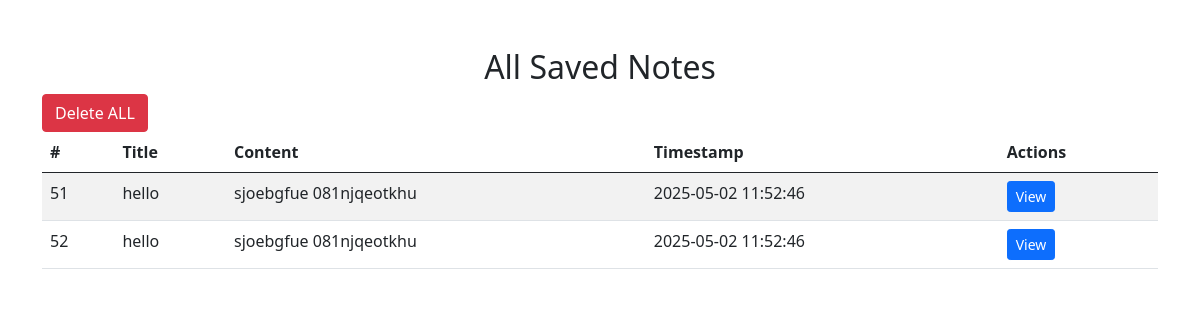
/note, run on the app's committed database.
### tables this page shows
CREATE TABLE notes (
            id INTEGER PRIMARY KEY AUTOINCREMENT, 
            title TEXT, 
            content TEXT, 
            time TIMESTAMP DEFAULT CURRENT_TIMESTAMP
        );

### app.py (the view)
@app.route('/note')
def allnotes():
    conn = sqlite3.connect('notes.db')
    c = conn.cursor()
    c.execute("SELECT * FROM notes")
    note = c.fetchall()
    conn.close()
    if note:
        return render_template('viewnotes.html', notes=note)
    else:
        return "Note not found", 404

### templates/viewnotes.html (shortened to what this page needs)
<!DOCTYPE html>
<html lang="en">
<head>
    <link href="https://cdn.jsdelivr.net/npm/bootstrap@5.0.2/dist/css/bootstrap.min.css" rel="stylesheet">
</head>
<body>
<div class="container mt-5">
    <h2 class="text-center">All Saved Notes</h2>
    <table class="table table-striped table-hover">
        <thead>
            <tr>
                <th>#</th>
                <th>Title</th>
                <th>Content</th>
                <th>Timestamp</th>
                <th>Actions</th>
            </tr>
        </thead>
        <tbody>
        <form action="{{ url_for('delete_all') }}" method="POST">
            <button type="submit" class="btn btn-danger">Delete ALL</button>
        </form>
            {% for note in notes %}
            <tr>
                <td>{{ note[0] }}</td>
                <td>{{ note[1] }}</td>
                <td>{{ note[2] }}</td>
                <td>{{ note[3] }}</td>
                <td><a href="{{ url_for('view_note', note_id=note[0]) }}" class="btn btn-primary btn-sm">View</a></td>
            </tr>
            {% endfor %}
        </tbody>
    </table>
</div>
</body>
</html>

### data on the page
notes: id "51", title "hello", content "sjoebgfue 081njqeotkhu", time "2025-05-02 11:52:46"
notes: id "52", title "hello", content "sjoebgfue 081njqeotkhu", time "2025-05-02 11:52:46"
